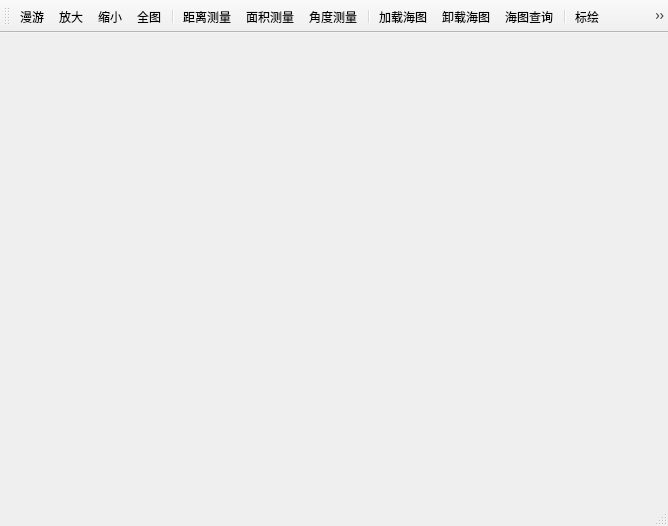
<?xml version="1.0" encoding="UTF-8"?>
<ui version="4.0">
 <class>XTest_GISWndClass</class>
 <widget class="QMainWindow" name="XTest_GISWndClass">
  <property name="geometry">
   <rect>
    <x>0</x>
    <y>0</y>
    <width>668</width>
    <height>526</height>
   </rect>
  </property>
  <property name="windowTitle">
   <string>电子海图软件</string>
  </property>
  <widget class="QWidget" name="centralWidget"/>
  <widget class="QMenuBar" name="menuBar">
   <property name="geometry">
    <rect>
     <x>0</x>
     <y>0</y>
     <width>668</width>
     <height>23</height>
    </rect>
   </property>
  </widget>
  <widget class="QToolBar" name="mainToolBar">
   <attribute name="toolBarArea">
    <enum>TopToolBarArea</enum>
   </attribute>
   <attribute name="toolBarBreak">
    <bool>false</bool>
   </attribute>
   <addaction name="pAcMapPan"/>
   <addaction name="pAcZoomIn"/>
   <addaction name="pAcZoomOut"/>
   <addaction name="pAcFullExtent"/>
   <addaction name="separator"/>
   <addaction name="pAcMeasureDis"/>
   <addaction name="pAcMeasureArea"/>
   <addaction name="pAcMeasureAngle"/>
   <addaction name="separator"/>
   <addaction name="pAcLoadChart"/>
   <addaction name="pAcUnloadChart"/>
   <addaction name="pAcChartSearch"/>
   <addaction name="separator"/>
   <addaction name="pAcAddJB"/>
   <addaction name="pAcDynamicTest"/>
   <addaction name="pAcSaveDraw"/>
   <addaction name="pAcOpenDraw"/>
   <addaction name="separator"/>
   <addaction name="pAcAddPoint"/>
   <addaction name="pAcAddLine"/>
  </widget>
  <widget class="QStatusBar" name="statusBar"/>
  <action name="pAcMapPan">
   <property name="checkable">
    <bool>true</bool>
   </property>
   <property name="icon">
    <iconset resource="XTest_GISWnd.qrc">
     <normaloff>:/XTest_GISWnd/Resources/Icons/mActionPan.svg</normaloff>:/XTest_GISWnd/Resources/Icons/mActionPan.svg</iconset>
   </property>
   <property name="text">
    <string>漫游</string>
   </property>
   <property name="toolTip">
    <string>地图漫游</string>
   </property>
  </action>
  <action name="pAcZoomIn">
   <property name="checkable">
    <bool>true</bool>
   </property>
   <property name="icon">
    <iconset resource="XTest_GISWnd.qrc">
     <normaloff>:/XTest_GISWnd/Resources/Icons/mActionZoomIn.svg</normaloff>:/XTest_GISWnd/Resources/Icons/mActionZoomIn.svg</iconset>
   </property>
   <property name="text">
    <string>放大</string>
   </property>
  </action>
  <action name="pAcZoomOut">
   <property name="checkable">
    <bool>true</bool>
   </property>
   <property name="icon">
    <iconset resource="XTest_GISWnd.qrc">
     <normaloff>:/XTest_GISWnd/Resources/Icons/mActionZoomOut.svg</normaloff>:/XTest_GISWnd/Resources/Icons/mActionZoomOut.svg</iconset>
   </property>
   <property name="text">
    <string>缩小</string>
   </property>
   <property name="toolTip">
    <string>地图缩小</string>
   </property>
  </action>
  <action name="pAcMeasureDis">
   <property name="checkable">
    <bool>true</bool>
   </property>
   <property name="icon">
    <iconset resource="XTest_GISWnd.qrc">
     <normaloff>:/XTest_GISWnd/Resources/Icons/mActionMeasure.svg</normaloff>:/XTest_GISWnd/Resources/Icons/mActionMeasure.svg</iconset>
   </property>
   <property name="text">
    <string>距离测量</string>
   </property>
  </action>
  <action name="pAcFullExtent">
   <property name="icon">
    <iconset resource="XTest_GISWnd.qrc">
     <normaloff>:/XTest_GISWnd/Resources/Icons/mActionZoomFullExtent.svg</normaloff>:/XTest_GISWnd/Resources/Icons/mActionZoomFullExtent.svg</iconset>
   </property>
   <property name="text">
    <string>全图</string>
   </property>
   <property name="toolTip">
    <string>地图全貌</string>
   </property>
  </action>
  <action name="pAcAddLine">
   <property name="checkable">
    <bool>true</bool>
   </property>
   <property name="icon">
    <iconset resource="XTest_GISWnd.qrc">
     <normaloff>:/XTest_GISWnd/Resources/Icons/mActionCaptureLine.svg</normaloff>:/XTest_GISWnd/Resources/Icons/mActionCaptureLine.svg</iconset>
   </property>
   <property name="text">
    <string>添加线段</string>
   </property>
   <property name="toolTip">
    <string>添加线段要素</string>
   </property>
  </action>
  <action name="pAcAddPoint">
   <property name="checkable">
    <bool>true</bool>
   </property>
   <property name="icon">
    <iconset resource="XTest_GISWnd.qrc">
     <normaloff>:/XTest_GISWnd/Resources/Icons/mActionCapturePoint.svg</normaloff>:/XTest_GISWnd/Resources/Icons/mActionCapturePoint.svg</iconset>
   </property>
   <property name="text">
    <string>添加点</string>
   </property>
  </action>
  <action name="pAcAddPolygon">
   <property name="checkable">
    <bool>true</bool>
   </property>
   <property name="icon">
    <iconset resource="XTest_GISWnd.qrc">
     <normaloff>:/XTest_GISWnd/Resources/Icons/mActionCapturePolygon.svg</normaloff>:/XTest_GISWnd/Resources/Icons/mActionCapturePolygon.svg</iconset>
   </property>
   <property name="text">
    <string>添加多边形</string>
   </property>
   <property name="toolTip">
    <string>添加多边形</string>
   </property>
  </action>
  <action name="pAcMeasureArea">
   <property name="checkable">
    <bool>true</bool>
   </property>
   <property name="icon">
    <iconset resource="XTest_GISWnd.qrc">
     <normaloff>:/XTest_GISWnd/Resources/Icons/mActionMeasureArea.svg</normaloff>:/XTest_GISWnd/Resources/Icons/mActionMeasureArea.svg</iconset>
   </property>
   <property name="text">
    <string>面积测量</string>
   </property>
   <property name="toolTip">
    <string>面积测量</string>
   </property>
  </action>
  <action name="pAcMeasureAngle">
   <property name="checkable">
    <bool>true</bool>
   </property>
   <property name="icon">
    <iconset resource="XTest_GISWnd.qrc">
     <normaloff>:/XTest_GISWnd/Resources/Icons/mActionMeasureAngle.svg</normaloff>:/XTest_GISWnd/Resources/Icons/mActionMeasureAngle.svg</iconset>
   </property>
   <property name="text">
    <string>角度测量</string>
   </property>
   <property name="toolTip">
    <string>角度测量</string>
   </property>
  </action>
  <action name="pAcAddJB">
   <property name="checkable">
    <bool>true</bool>
   </property>
   <property name="icon">
    <iconset resource="XTest_GISWnd.qrc">
     <normaloff>:/XTest_GISWnd/Resources/Icons/mActionAddJB.svg</normaloff>:/XTest_GISWnd/Resources/Icons/mActionAddJB.svg</iconset>
   </property>
   <property name="text">
    <string>标绘</string>
   </property>
   <property name="toolTip">
    <string>态势标绘</string>
   </property>
  </action>
  <action name="pAcLoadChart">
   <property name="icon">
    <iconset resource="XTest_GISWnd.qrc">
     <normaloff>:/XTest_GISWnd/Resources/Icons/mActionUnloadChart.svg</normaloff>:/XTest_GISWnd/Resources/Icons/mActionUnloadChart.svg</iconset>
   </property>
   <property name="text">
    <string>加载海图</string>
   </property>
  </action>
  <action name="pAcUnloadChart">
   <property name="icon">
    <iconset resource="XTest_GISWnd.qrc">
     <normaloff>:/XTest_GISWnd/Resources/Icons/mActionLoadChart.svg</normaloff>:/XTest_GISWnd/Resources/Icons/mActionLoadChart.svg</iconset>
   </property>
   <property name="text">
    <string>卸载海图</string>
   </property>
  </action>
  <action name="pAcChartSearch">
   <property name="checkable">
    <bool>true</bool>
   </property>
   <property name="icon">
    <iconset resource="XTest_GISWnd.qrc">
     <normaloff>:/XTest_GISWnd/Resources/Icons/mActionWhatsThis.svg</normaloff>:/XTest_GISWnd/Resources/Icons/mActionWhatsThis.svg</iconset>
   </property>
   <property name="text">
    <string>海图查询</string>
   </property>
   <property name="toolTip">
    <string>海图属性查询</string>
   </property>
  </action>
  <action name="pAcDynamicTest">
   <property name="checkable">
    <bool>true</bool>
   </property>
   <property name="icon">
    <iconset resource="XTest_GISWnd.qrc">
     <normaloff>:/XTest_GISWnd/Resources/Icons/mActionDyTest.svg</normaloff>:/XTest_GISWnd/Resources/Icons/mActionDyTest.svg</iconset>
   </property>
   <property name="text">
    <string>动态测试</string>
   </property>
   <property name="toolTip">
    <string>动态测试</string>
   </property>
  </action>
  <action name="pAcSaveDraw">
   <property name="icon">
    <iconset resource="XTest_GISWnd.qrc">
     <normaloff>:/XTest_GISWnd/Resources/Icons/mActionFileSave.svg</normaloff>:/XTest_GISWnd/Resources/Icons/mActionFileSave.svg</iconset>
   </property>
   <property name="text">
    <string>保存态势文件</string>
   </property>
   <property name="toolTip">
    <string>保存态势</string>
   </property>
  </action>
  <action name="pAcOpenDraw">
   <property name="icon">
    <iconset resource="XTest_GISWnd.qrc">
     <normaloff>:/XTest_GISWnd/Resources/Icons/mActionFileOpen.svg</normaloff>:/XTest_GISWnd/Resources/Icons/mActionFileOpen.svg</iconset>
   </property>
   <property name="text">
    <string>打开态势文件</string>
   </property>
  </action>
 </widget>
 <layoutdefault spacing="6" margin="11"/>
 <resources>
  <include location="XTest_GISWnd.qrc"/>
 </resources>
 <connections/>
</ui>
